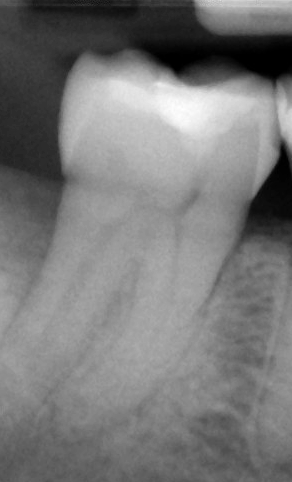
#> input picture sample_images/extracted_peri_images/s1.png, 292 x 482 px, given in place of 10.png, which was not available
$ jupyter execute --allow-errors extract_individual_tooth_from_pano.ipynb   (shell and % lines are left out)   (older library calls are emulated)   (text cells are left out)
#> lines starting #> are read from the running program, lines starting #| are printed output that depends on the picture; after the words box and inside, x2 and y2 are one past the last pixel; in counts of white or black regions, pixels touching at a corner belong together; pictures that were not available may be replaced by others from this repository, and a replacement may not be noted
[cell 1]
import numpy as np
from imutils import perspective
from scipy.spatial import distance as dist
import matplotlib.pyplot as plt
import cv2
import os
from PIL import Image
from scipy.spatial import distance
import tensorflow as tf
from zipfile import ZipFile
from natsort import natsorted
from tensorflow import keras

[cell 2]
def rearrange(tl,tr,br,bl):
    my_list = [tl,tr,br,bl]
    my_list_sorted = sorted(my_list, key=lambda x:x[1])

    top_list = [my_list_sorted[0],my_list_sorted[1]]

    top_list_sorted = sorted(top_list, key=lambda x:x[0])

    bottom_list = [my_list_sorted[2],my_list_sorted[3]]

    bottom_list_sorted = sorted(bottom_list, key=lambda x:x[0])


    return top_list_sorted[0], top_list_sorted[1], bottom_list_sorted[1], bottom_list_sorted[0]

def midpoint(ptA, ptB):
    return ((ptA[0] + ptB[0]) * 0.5, (ptA[1] + ptB[1]) * 0.5)

def CCA_Analysis(orig_image,predict_image,erode_iteration,open_iteration):

    box_list = []
    kernel1 =( np.ones((5,5), dtype=np.float32))
    kernel_sharpening = np.array([[-1,-1,-1],
                                  [-1,9,-1],
                                 [-1,-1,-1]])
    image = predict_image
    image2 = np.copy(orig_image)
    image=cv2.morphologyEx(image, cv2.MORPH_OPEN, kernel1,iterations=open_iteration )
    image = cv2.filter2D(image, -1, kernel_sharpening)
    image=cv2.erode(image,kernel1,iterations =erode_iteration)
    #image=cv2.cvtColor(image, cv2.COLOR_BGR2GRAY)
    thresh = cv2.threshold(image, 0, 255, cv2.THRESH_BINARY + cv2.THRESH_OTSU)[1]
    labels=cv2.connectedComponents(thresh,connectivity=4)[1]
    a=np.unique(labels)

    count2=0
    for label in a:
        if label == 0:
            continue

        # Create a mask
        mask = np.zeros(thresh.shape, dtype="uint8")
        mask[labels == label] = 255
        # Find contours and determine contour area
        cnts,hieararch = cv2.findContours(mask.copy(), cv2.RETR_EXTERNAL, cv2.CHAIN_APPROX_SIMPLE)

        cnts = cnts[0]
        c_area = cv2.contourArea(cnts)
        # threshhold for tooth count
        if c_area>4000:
            count2+=1

            (x,y),radius = cv2.minEnclosingCircle(cnts)
            rect = cv2.minAreaRect(cnts)
            box = cv2.boxPoints(rect)
            box = np.array(box, dtype="int")
            box = perspective.order_points(box)
            color1 = (list(np.random.choice(range(150), size=3)))
            color =[int(color1[0]), int(color1[1]), int(color1[2])]
            cv2.drawContours(image2,[box.astype("int")],0,color,2)
            (tl,tr,br,bl)=box
            tl_new,tr_new,br_new,bl_new = rearrange(tl,tr,br,bl)

            #box_list.append(box)

            box_list.append((tl_new,tr_new,br_new,bl_new))

            (tltrX,tltrY)=midpoint(tl,tr)
            (blbrX,blbrY)=midpoint(bl,br)
            # compute the midpoint between the top-left and top-right points,
            # followed by the midpoint between the top-righ and bottom-right
            (tlblX,tlblY)=midpoint(tl,bl)
            (trbrX,trbrY)=midpoint(tr,br)
            # draw the midpoints on the image
            cv2.circle(image2, (int(tltrX), int(tltrY)), 5, (255, 0, 0), -1)
            cv2.circle(image2, (int(blbrX), int(blbrY)), 5, (255, 0, 0), -1)
            cv2.circle(image2, (int(tlblX), int(tlblY)), 5, (255, 0, 0), -1)
            cv2.circle(image2, (int(trbrX), int(trbrY)), 5, (255, 0, 0), -1)
            cv2.line(image2, (int(tltrX), int(tltrY)), (int(blbrX), int(blbrY)),color, 2)
            cv2.line(image2, (int(tlblX), int(tlblY)), (int(trbrX), int(trbrY)),color, 2)
            dA = dist.euclidean((tltrX, tltrY), (blbrX, blbrY))
            dB = dist.euclidean((tlblX, tlblY), (trbrX, trbrY))


            pixelsPerMetric=1
            dimA = dA * pixelsPerMetric
            dimB = dB *pixelsPerMetric
            #cv2.putText(image2, "{:.1f}pixel".format(dimA),(int(tltrX - 15), int(tltrY - 10)), cv2.FONT_HERSHEY_SIMPLEX,0.65, color, 2)
            #cv2.putText(image2, "{:.1f}pixel".format(dimB),(int(trbrX + 10), int(trbrY)), cv2.FONT_HERSHEY_SIMPLEX,0.65, color, 2)
            #cv2.putText(image2, "{:.1f}".format(label),(int(tltrX - 35), int(tltrY - 5)), cv2.FONT_HERSHEY_SIMPLEX,0.65, color, 2)
    teeth_count=count2
    return image2,teeth_count, box_list

[cell 3]
def convert_one_channel(img):
    #some images have 3 channels , although they are grayscale image
    if len(img.shape)>2:
        img=img[:,:,0]
        return img
    else:
        return img
def pre_images_sbmi(resize_shape,path,include_zip):

    path=path + '/pan_images/'
    name_list = []
    dirs=natsorted(os.listdir(path))

    sizes=np.zeros([len(dirs),2])
    name_list.append(dirs[0])
    images=img=Image.open(path+dirs[0])
    sizes[0,:]=images.size
    images=(images.resize((resize_shape),Image.ANTIALIAS))
    images=convert_one_channel(np.asarray(images))

    for i in range (1,len(dirs)):
        name_list.append(dirs[i])
        img=Image.open(path+dirs[i])
        sizes[i,:]=img.size
        img=img.resize((resize_shape),Image.ANTIALIAS)
        img=convert_one_channel(np.asarray(img))
        #img=np.asarray(img)
        images=np.concatenate((images,img))
    images=np.reshape(images,(len(dirs),resize_shape[0],resize_shape[1],1))
    return images,sizes, name_list
#pre_images(resize_shape,path,include_zip)

#> (a cell that did not finish here is left out)

[cell 5]
original_image = cv2.imread("sample_images/pan_images/10.png",0)
#> original_image is the input picture: shape (482, 292); min 0, max 255, mean 120.6
print(original_image.shape)
#| (482, 292)


original_image_mask = cv2.imread("sample_images/masks/10.png",0)
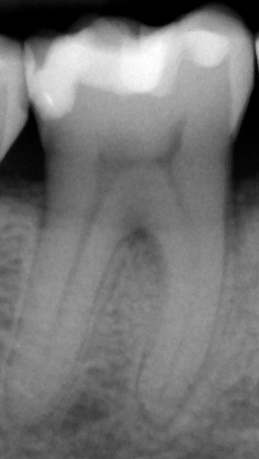
#> input picture sample_images/extracted_peri_images/s2.png, 259 x 459 px, given in place of 10.png, which was not available
#> original_image_mask is the input picture: shape (459, 259); min 0, max 255, mean 115.6
print(original_image_mask.shape)
#| (459, 259)

original_image_mask = cv2.resize(original_image_mask, (original_image.shape[1],original_image.shape[0]), interpolation=cv2.INTER_LANCZOS4)
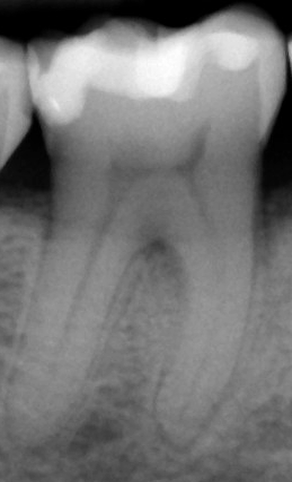
#> original_image_mask: shape (482, 292); min 0, max 255, mean 115.6
print(original_image_mask.shape)
#| (482, 292)

cca_result,teeth_count, box_list = CCA_Analysis(original_image,original_image_mask,3,2)
#> in CCA_Analysis, `image=cv2.erode(image,kernel1,iterations =erode_iteration)`:
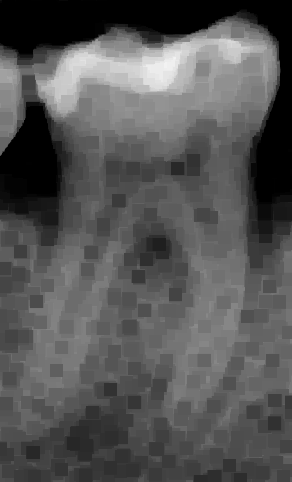
#> image: shape (482, 292); min 0, max 243, mean 84.9
#> in CCA_Analysis, `thresh = cv2.threshold(image, 0, 255, cv2.THRESH_BINARY + cv2.THRESH_O..`:
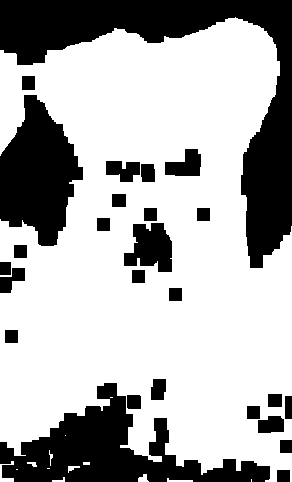
#> thresh: shape (482, 292); 68.5% white; 26 black regions, largest, box (x1, y1, x2, y2) and area: (0, 0, 292, 268) 18652, (0, 383, 270, 482) 10881, (0, 95, 83, 246) 7964
#> in CCA_Analysis, `labels=cv2.connectedComponents(thresh,connectivity=4)[1]`:
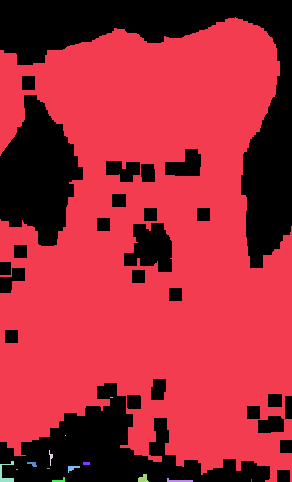
#> labels: shape (482, 292) int32; 15 distinct labels, from 0 to 14; one colour per label, 0 black
#> in CCA_Analysis, `a=np.unique(labels)`: a = [0, 1, 2, 3, 4, 5, 6, 7, 8, 9, 10, 11, 12, 13, 14]
#> the loop in CCA_Analysis, `for label in a:` made 15 passes
#> (c_area, count2, x, y, radius, rect, color, bottom_list_sorted in rearrange) on pass 2: (100666.5, 1, 150.4, 262.2, 260.1, ((145.5, 249), (464, 291), -90), [47, 117, 67], [[0, 481], [291, 481]])
#> c_area on passes 6, 9, 12, 14: 60.5, 25.5, 43, 27.5
#> after the loop in CCA_Analysis, `for label in a:`:
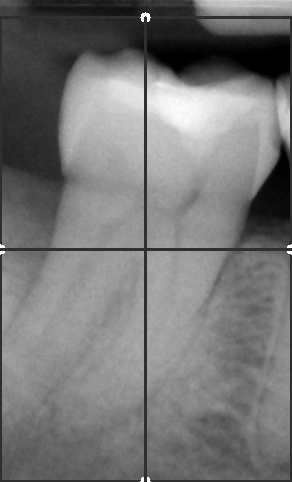
#> image2: shape (482, 292); 3.99% of pixels changed, all inside (x1, y1, x2, y2) = (0, 12, 292, 482)
#> after the loop in CCA_Analysis, `for label in a:`:
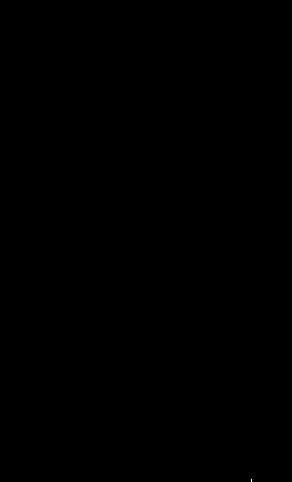
#> mask: shape (482, 292); 0% white in thin lines or dots, all inside (x1, y1, x2, y2) = (251, 479, 252, 482)
#> after the loop in CCA_Analysis, `for label in a:`: box_list = [([0, 17], [291, 17], [291, 481], [0, 481])]; count2 = 1
#> teeth_count = 1; box_list = [([0, 17], [291, 17], [291, 481], [0, 481])]


print(teeth_count)
#| 1
plt.figure(figsize = (10,10))
plt.title("Original Pan Image",fontsize = 40)
plt.imshow(original_image, cmap= 'gray')

plt.figure(figsize = (10,10))
plt.title("Original Mask",fontsize = 40)
plt.imshow(original_image_mask, cmap= 'gray')

plt.figure(figsize = (10,10))
plt.title("Original Image with tooth bounding box",fontsize = 30)
plt.imshow(cca_result, cmap= 'gray')

[cell 6]
upper_tooth = []
lower_tooth = []

total_average = 0.0
for pp in range(len(box_list)):
    total_average = total_average  + box_list[pp][0][1]
#> this loop made 1 pass
#> total_average on pass 1: 17
#> after the loop, total_average = 17
mean_avg_y_axis = total_average/len(box_list)
#> mean_avg_y_axis = 17
for pp in range(len(box_list)):
    if box_list[pp][0][1]< mean_avg_y_axis:
        upper_tooth.append(box_list[pp])
    else:
        lower_tooth.append(box_list[pp])
#> this loop made 1 pass
#> after the loop, lower_tooth = [([0, 17], [291, 17], [291, 481], [0, 481])]; upper_tooth = []


upper_tooth_sorted = sorted(upper_tooth, key=lambda x:x[0][0])
#> upper_tooth_sorted = []
lower_tooth_sorted = sorted(lower_tooth, key=lambda x:x[0][0])
#> lower_tooth_sorted = [([0, 17], [291, 17], [291, 481], [0, 481])]

print("Total Upper tooth:",len(upper_tooth_sorted), ", Total Lower tooth:",len(lower_tooth_sorted))
#| Total Upper tooth: 0 , Total Lower tooth: 1

[cell 7]
tooth_from_pan_image_list_upper = []

for pp in range(len(upper_tooth_sorted)):

    top_left=int(upper_tooth_sorted[pp][0][0]),int(upper_tooth_sorted[pp][0][1])
    top_right=int(upper_tooth_sorted[pp][1][0]),int(upper_tooth_sorted[pp][1][1])
    bottom_right=int(upper_tooth_sorted[pp][2][0]),int(upper_tooth_sorted[pp][2][1])
    bottom_left=int(upper_tooth_sorted[pp][3][0]),int(upper_tooth_sorted[pp][3][1])


    height = int(distance.euclidean(top_left, bottom_left))
    width = int(distance.euclidean(top_left, top_right))

    #src_pts = upper_tooth_sorted[pp]
    src_pts = np.array([[top_left[0], top_left[1]],
                        [top_right[0], top_right[1]],
                        [bottom_right[0], bottom_right[1]],
                        [bottom_left[0],bottom_left[1]]], dtype="float32")
    dst_pts = np.array([[0, 0],[width-1, 0],[width-1, height-1],[0,height-1]], dtype="float32")


    M = cv2.getPerspectiveTransform(src_pts, dst_pts)
    warped = cv2.warpPerspective(original_image, M, (width, height))

    tooth_from_pan_image_list_upper.append(warped)
#> this loop made 0 passes
#> after the loop, tooth_from_pan_image_list_upper = []


print(len(tooth_from_pan_image_list_upper))
#| 0


###Please name the images based on the original tooth number###########


for i in range(len(tooth_from_pan_image_list_upper)):

    if i==0:
        plt.figure(figsize = (5,5))
        plt.title("Tooth_" + str(i+2), fontsize = 40)
        plt.imsave('sample_images/self_pan_upper/' + "upper_" + str(i+2) +'.png', tooth_from_pan_image_list_upper[i] , cmap= 'gray')
        plt.imshow(tooth_from_pan_image_list_upper[i], cmap= 'gray')

    if i>=1 and i<=10:
        plt.figure(figsize = (5,5))
        plt.title("Tooth_" + str(i+3), fontsize = 40)
        plt.imsave('sample_images/self_pan_upper/' + "upper_" + str(i+3) +'.png', tooth_from_pan_image_list_upper[i] , cmap= 'gray')
        plt.imshow(tooth_from_pan_image_list_upper[i], cmap= 'gray')

    if i==11:
        plt.figure(figsize = (5,5))
        plt.title("Tooth_" + str(i+4), fontsize = 40)
        plt.imsave('sample_images/self_pan_upper/' + "upper_" + str(i+4) +'.png', tooth_from_pan_image_list_upper[i] , cmap= 'gray')
        plt.imshow(tooth_from_pan_image_list_upper[i], cmap= 'gray')

[cell 8]
tooth_from_pan_image_list_lower = []

for pp in range(len(lower_tooth_sorted)):

    top_left=int(lower_tooth_sorted[pp][0][0]),int(lower_tooth_sorted[pp][0][1])
    top_right=int(lower_tooth_sorted[pp][1][0]),int(lower_tooth_sorted[pp][1][1])
    bottom_right=int(lower_tooth_sorted[pp][2][0]),int(lower_tooth_sorted[pp][2][1])
    bottom_left=int(lower_tooth_sorted[pp][3][0]),int(lower_tooth_sorted[pp][3][1])


    height = int(distance.euclidean(top_left, bottom_left))
    width = int(distance.euclidean(top_left, top_right))


    #src_pts = lower_tooth_sorted[pp]
    src_pts = np.array([[top_left[0], top_left[1]],
                        [top_right[0], top_right[1]],
                        [bottom_right[0], bottom_right[1]],
                        [bottom_left[0],bottom_left[1]]], dtype="float32")
    dst_pts = np.array([[0, 0],[width-1, 0],[width-1, height-1],[0,height-1]], dtype="float32")

    M = cv2.getPerspectiveTransform(src_pts, dst_pts)
    warped = cv2.warpPerspective(original_image, M, (width, height))


    #plt.imshow(warped)
    tooth_from_pan_image_list_lower.append(warped)
#> this loop made 1 pass
#> (height, width, src_pts, dst_pts) on pass 1: (464, 291, [[0, 17], [291, 17], [291, 481], [0, 481]], [[0, 0], [290, 0], [290, 463], [0, 463]])
#> pass 1, `warped = cv2.warpPerspective(original_image, M, (width, height))`:
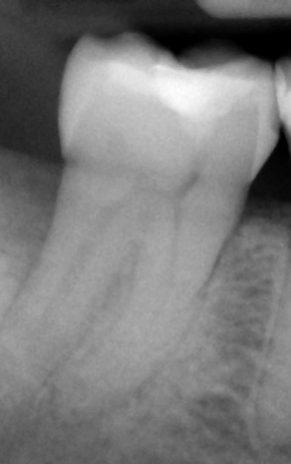
#> warped: shape (464, 291); min 0, max 254, mean 122
#> after the loop, tooth_from_pan_image_list_lower = 1 item


print(len(tooth_from_pan_image_list_lower))
#| 1


#> (the rest of this cell did not finish here and is left out)
